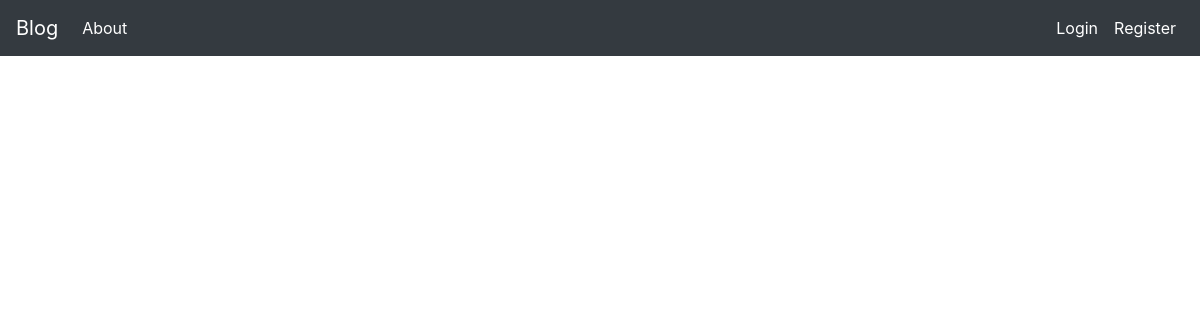
/posts/, run on an earlier commit of the app's database.
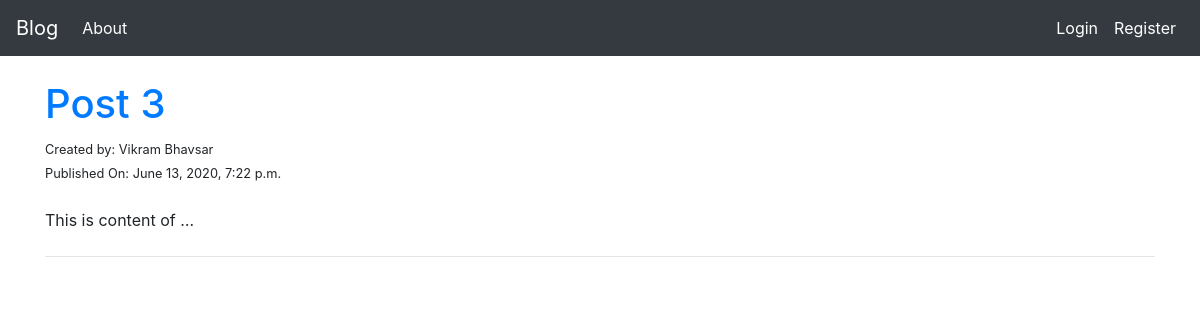
And on a later commit of the database.
### blog/models.py (models this page shows, shortened)
class Post(models.Model):
    author = models.ForeignKey(settings.AUTH_USER_MODEL,on_delete=models.CASCADE,related_name="posts")
    title = models.CharField(max_length=200)
    text = models.TextField()
    create_date = models.DateTimeField(default=timezone.now())
    publish_date = models.DateTimeField(blank=True,null=True)

### blog/views.py (the view)
# urls.py: path('posts/',views.PostListView.as_view(),name="post_list"),
class PostListView(ListView):
    model = Post
    template_name = "blog/post_list.html"
    def get_queryset(self):
        return Post.objects.filter(publish_date__lte=timezone.now()).order_by("-publish_date")

### blog/templates/blog/post_list.html
{% extends "blog/base.html" %}
{% block body_block %}
    <br>
    {% for item in object_list %}
        <h1> <a href="{% url "post_detail" pk=item.pk %}">{{item.title}}</a> </h1>
        <small>Created by: {{ item.author.first_name }} {{ item.author.last_name }}</small><br>
        <small>Published On: {{item.publish_date}}</small>
        <br> <br>
        <p>{{item.text | truncatewords:4 }}</p>
        <hr class="my-4">
    {% endfor %}
{% endblock %}

What changed in the data, as far as the page shows it:
added Post: title "Post 3", author.first_name "Vikram", author.last_name "Bhavsar", publish_date "June 13, 2020, 7:22 p.m.", text "This is content of …"
